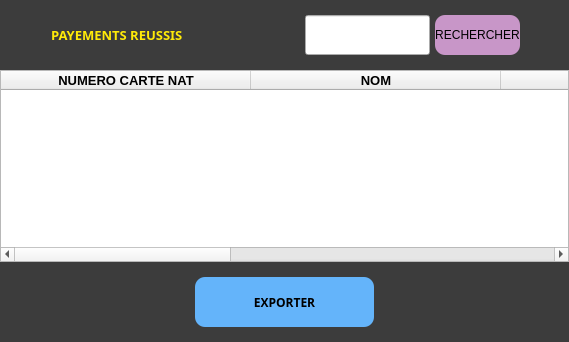
               <widget class="QWidget" name="payements_reussis_page">
                <property name="styleSheet">
                 <string notr="true">.QWidget{
background: rgb(60, 60, 60);
}</string>
                </property>
                <layout class="QVBoxLayout" name="verticalLayout_33">
                 <property name="spacing">
                  <number>0</number>
                 </property>
                 <property name="leftMargin">
                  <number>0</number>
                 </property>
                 <property name="topMargin">
                  <number>0</number>
                 </property>
                 <property name="rightMargin">
                  <number>0</number>
                 </property>
                 <property name="bottomMargin">
                  <number>0</number>
                 </property>
                 <item>
                  <widget class="QWidget" name="payements_reussis_frame_header" native="true">
                   <property name="minimumSize">
                    <size>
                     <width>0</width>
                     <height>70</height>
                    </size>
                   </property>
                   <property name="maximumSize">
                    <size>
                     <width>16777215</width>
                     <height>70</height>
                    </size>
                   </property>
                   <property name="styleSheet">
                    <string notr="true">.QWidget{
background: rgb(60, 60, 60);
}</string>
                   </property>
                   <layout class="QHBoxLayout" name="horizontalLayout_15">
                    <item>
                     <widget class="QWidget" name="widget" native="true">
                      <property name="minimumSize">
                       <size>
                        <width>250</width>
                        <height>40</height>
                       </size>
                      </property>
                      <property name="maximumSize">
                       <size>
                        <width>250</width>
                        <height>40</height>
                       </size>
                      </property>
                      <property name="styleSheet">
                       <string notr="true">QWidget{
color:rgb(255, 234, 8);
}</string>
                      </property>
                      <layout class="QHBoxLayout" name="horizontalLayout_18">
                       <property name="spacing">
                        <number>2</number>
                       </property>
                       <property name="leftMargin">
                        <number>0</number>
                       </property>
                       <property name="topMargin">
                        <number>0</number>
                       </property>
                       <property name="rightMargin">
                        <number>0</number>
                       </property>
                       <property name="bottomMargin">
                        <number>0</number>
                       </property>
                       <item>
                        <widget class="QLabel" name="total_results_text_payements_reussis">
                         <property name="sizePolicy">
                          <sizepolicy hsizetype="Preferred" vsizetype="Preferred">
                           <horstretch>2</horstretch>
                           <verstretch>2</verstretch>
                          </sizepolicy>
                         </property>
                         <property name="minimumSize">
                          <size>
                           <width>40</width>
                           <height>40</height>
                          </size>
                         </property>
                         <property name="maximumSize">
                          <size>
                           <width>40</width>
                           <height>40</height>
                          </size>
                         </property>
                         <property name="sizeIncrement">
                          <size>
                           <width>2</width>
                           <height>2</height>
                          </size>
                         </property>
                         <property name="baseSize">
                          <size>
                           <width>2</width>
                           <height>2</height>
                          </size>
                         </property>
                         <property name="font">
                          <font>
                           
                          </font>
                         </property>
                         <property name="styleSheet">
                          <string notr="true">.QLabel{
color:yellow;
font-size:15px;
}</string>
                         </property>
                         <property name="text">
                          <string/>
                         </property>
                         <property name="pixmap">
                          <pixmap>../assets/business.png</pixmap>
                         </property>
                         <property name="scaledContents">
                          <bool>true</bool>
                         </property>
                         <property name="alignment">
                          <set>Qt::AlignCenter</set>
                         </property>
                         <property name="indent">
                          <number>1</number>
                         </property>
                        </widget>
                       </item>
                       <item>
                        <widget class="QLabel" name="label">
                         <property name="minimumSize">
                          <size>
                           <width>0</width>
                           <height>40</height>
                          </size>
                         </property>
                         <property name="maximumSize">
                          <size>
                           <width>16777215</width>
                           <height>40</height>
                          </size>
                         </property>
                         <property name="font">
                          <font>
                           <family>Lucida Sans</family>
                           <pointsize>10</pointsize>
                           <weight>75</weight>
                           <italic>false</italic>
                           <bold>true</bold>
                          </font>
                         </property>
                         <property name="text">
                          <string>PAYEMENTS REUSSIS</string>
                         </property>
                        </widget>
                       </item>
                      </layout>
                     </widget>
                    </item>
                    <item>
                     <spacer name="horizontalSpacer_11">
                      <property name="orientation">
                       <enum>Qt::Horizontal</enum>
                      </property>
                      <property name="sizeHint" stdset="0">
                       <size>
                        <width>40</width>
                        <height>20</height>
                       </size>
                      </property>
                     </spacer>
                    </item>
                    <item>
                     <widget class="QWidget" name="widget_20" native="true">
                      <layout class="QHBoxLayout" name="horizontalLayout_16">
                       <property name="spacing">
                        <number>5</number>
                       </property>
                       <property name="leftMargin">
                        <number>0</number>
                       </property>
                       <property name="topMargin">
                        <number>0</number>
                       </property>
                       <property name="rightMargin">
                        <number>0</number>
                       </property>
                       <property name="bottomMargin">
                        <number>0</number>
                       </property>
                       <item>
                        <widget class="QLineEdit" name="payements_reussis_search_field">
                         <property name="minimumSize">
                          <size>
                           <width>40</width>
                           <height>40</height>
                          </size>
                         </property>
                         <property name="maximumSize">
                          <size>
                           <width>300</width>
                           <height>16777215</height>
                          </size>
                         </property>
                         <property name="font">
                          <font>
                           <pointsize>10</pointsize>
                          </font>
                         </property>
                         <property name="styleSheet">
                          <string notr="true"/>
                         </property>
                        </widget>
                       </item>
                       <item>
                        <widget class="QPushButton" name="payements_reussis_search_btn">
                         <property name="minimumSize">
                          <size>
                           <width>0</width>
                           <height>40</height>
                          </size>
                         </property>
                         <property name="font">
                          <font>
                           <pointsize>9</pointsize>
                          </font>
                         </property>
                         <property name="styleSheet">
                          <string notr="true">.QPushButton{
background: rgb(200, 150, 200);
border-radius: 10px;
}

.QPushButton:hover{
background: rgb(220, 120, 220);
}

.QPushButton:clicked{
background: rgb(250, 100, 250);
}</string>
                         </property>
                         <property name="text">
                          <string>RECHERCHER</string>
                         </property>
                        </widget>
                       </item>
                      </layout>
                     </widget>
                    </item>
                    <item>
                     <spacer name="horizontalSpacer_12">
                      <property name="orientation">
                       <enum>Qt::Horizontal</enum>
                      </property>
                      <property name="sizeHint" stdset="0">
                       <size>
                        <width>40</width>
                        <height>20</height>
                       </size>
                      </property>
                     </spacer>
                    </item>
                   </layout>
                  </widget>
                 </item>
                 <item>
                  <widget class="QWidget" name="payements_reussis_frame_content" native="true">
                   <property name="minimumSize">
                    <size>
                     <width>0</width>
                     <height>0</height>
                    </size>
                   </property>
                   <property name="styleSheet">
                    <string notr="true">.QWidget{
background: rgb(60, 60, 60);
}</string>
                   </property>
                   <layout class="QVBoxLayout" name="verticalLayout_28">
                    <property name="spacing">
                     <number>0</number>
                    </property>
                    <property name="leftMargin">
                     <number>0</number>
                    </property>
                    <property name="topMargin">
                     <number>0</number>
                    </property>
                    <property name="rightMargin">
                     <number>0</number>
                    </property>
                    <property name="bottomMargin">
                     <number>0</number>
                    </property>
                    <item>
                     <widget class="QTableWidget" name="payements_reussis_table">
                      <property name="font">
                       <font>
                        <pointsize>11</pointsize>
                        <weight>75</weight>
                        <bold>true</bold>
                       </font>
                      </property>
                      <property name="styleSheet">
                       <string notr="true"/>
                      </property>
                      <property name="selectionMode">
                       <enum>QAbstractItemView::SingleSelection</enum>
                      </property>
                      <property name="selectionBehavior">
                       <enum>QAbstractItemView::SelectRows</enum>
                      </property>
                      <attribute name="horizontalHeaderMinimumSectionSize">
                       <number>250</number>
                      </attribute>
                      <attribute name="horizontalHeaderDefaultSectionSize">
                       <number>250</number>
                      </attribute>
                      <attribute name="verticalHeaderMinimumSectionSize">
                       <number>80</number>
                      </attribute>
                      <attribute name="verticalHeaderDefaultSectionSize">
                       <number>80</number>
                      </attribute>
                      <column>
                       <property name="text">
                        <string>NUMERO CARTE NAT</string>
                       </property>
                       <property name="font">
                        <font>
                         <family>MS Shell Dlg 2</family>
                         <pointsize>10</pointsize>
                         <weight>75</weight>
                         <bold>true</bold>
                        </font>
                       </property>
                      </column>
                      <column>
                       <property name="text">
                        <string>NOM</string>
                       </property>
                       <property name="font">
                        <font>
                         <family>MS Shell Dlg 2</family>
                         <pointsize>10</pointsize>
                         <weight>75</weight>
                         <bold>true</bold>
                        </font>
                       </property>
                      </column>
                      <column>
                       <property name="text">
                        <string>PRENOM</string>
                       </property>
                       <property name="font">
                        <font>
                         <family>MS Shell Dlg 2</family>
                         <pointsize>10</pointsize>
                         <weight>75</weight>
                         <bold>true</bold>
                        </font>
                       </property>
                      </column>
                      <column>
                       <property name="text">
                        <string>DATE DU PAYEMENT</string>
                       </property>
                       <property name="font">
                        <font>
                         <family>MS Shell Dlg 2</family>
                         <pointsize>10</pointsize>
                         <weight>75</weight>
                         <bold>true</bold>
                        </font>
                       </property>
                      </column>
                      <column>
                       <property name="text">
                        <string>PAYEMENT (DA)</string>
                       </property>
                       <property name="font">
                        <font>
                         <family>MS Shell Dlg 2</family>
                         <pointsize>10</pointsize>
                         <weight>75</weight>
                         <bold>true</bold>
                        </font>
                       </property>
                      </column>
                     </widget>
                    </item>
                   </layout>
                  </widget>
                 </item>
                 <item>
                  <widget class="QWidget" name="payements_reussis_frame_actions" native="true">
                   <property name="minimumSize">
                    <size>
                     <width>0</width>
                     <height>80</height>
                    </size>
                   </property>
                   <property name="maximumSize">
                    <size>
                     <width>16777215</width>
                     <height>80</height>
                    </size>
                   </property>
                   <property name="sizeIncrement">
                    <size>
                     <width>0</width>
                     <height>100</height>
                    </size>
                   </property>
                   <property name="styleSheet">
                    <string notr="true">.QWidget{
background: rgb(60, 60, 60);
}</string>
                   </property>
                   <layout class="QVBoxLayout" name="verticalLayout_29">
                    <property name="spacing">
                     <number>0</number>
                    </property>
                    <property name="leftMargin">
                     <number>0</number>
                    </property>
                    <property name="topMargin">
                     <number>0</number>
                    </property>
                    <property name="rightMargin">
                     <number>0</number>
                    </property>
                    <property name="bottomMargin">
                     <number>0</number>
                    </property>
                    <item>
                     <widget class="QWidget" name="actions_list_5" native="true">
                      <property name="minimumSize">
                       <size>
                        <width>0</width>
                        <height>80</height>
                       </size>
                      </property>
                      <property name="maximumSize">
                       <size>
                        <width>16777215</width>
                        <height>80</height>
                       </size>
                      </property>
                      <layout class="QHBoxLayout" name="horizontalLayout_17">
                       <item>
                        <widget class="QWidget" name="widget_21" native="true">
                         <property name="minimumSize">
                          <size>
                           <width>100</width>
                           <height>0</height>
                          </size>
                         </property>
                         <property name="maximumSize">
                          <size>
                           <width>400</width>
                           <height>16777215</height>
                          </size>
                         </property>
                         <layout class="QVBoxLayout" name="verticalLayout_30">
                          <property name="spacing">
                           <number>0</number>
                          </property>
                          <property name="leftMargin">
                           <number>0</number>
                          </property>
                          <property name="topMargin">
                           <number>0</number>
                          </property>
                          <property name="rightMargin">
                           <number>0</number>
                          </property>
                          <property name="bottomMargin">
                           <number>0</number>
                          </property>
                         </layout>
                        </widget>
                       </item>
                       <item>
                        <widget class="QWidget" name="widget_22" native="true">
                         <property name="minimumSize">
                          <size>
                           <width>100</width>
                           <height>0</height>
                          </size>
                         </property>
                         <property name="maximumSize">
                          <size>
                           <width>400</width>
                           <height>16777215</height>
                          </size>
                         </property>
                         <layout class="QVBoxLayout" name="verticalLayout_31">
                          <property name="spacing">
                           <number>0</number>
                          </property>
                          <property name="leftMargin">
                           <number>0</number>
                          </property>
                          <property name="topMargin">
                           <number>0</number>
                          </property>
                          <property name="rightMargin">
                           <number>0</number>
                          </property>
                          <property name="bottomMargin">
                           <number>0</number>
                          </property>
                          <item>
                           <widget class="QPushButton" name="export_payements_reussis_btn">
                            <property name="minimumSize">
                             <size>
                              <width>100</width>
                              <height>50</height>
                             </size>
                            </property>
                            <property name="font">
                             <font>
                              <family>Segoe UI Black</family>
                              <weight>75</weight>
                              <bold>true</bold>
                             </font>
                            </property>
                            <property name="styleSheet">
                             <string notr="true">.QPushButton{
background: rgb(100, 180, 250);
border-radius: 10px;
}

.QPushButton::hover{
background:  rgb(90, 200, 250);
}

.QPushButton::pressed{
background: rgb(50, 220, 250);
}</string>
                            </property>
                            <property name="text">
                             <string>EXPORTER</string>
                            </property>
                           </widget>
                          </item>
                         </layout>
                        </widget>
                       </item>
                       <item>
                        <widget class="QWidget" name="widget_23" native="true">
                         <property name="minimumSize">
                          <size>
                           <width>100</width>
                           <height>0</height>
                          </size>
                         </property>
                         <property name="maximumSize">
                          <size>
                           <width>400</width>
                           <height>16777215</height>
                          </size>
                         </property>
                         <layout class="QVBoxLayout" name="verticalLayout_32">
                          <property name="spacing">
                           <number>0</number>
                          </property>
                          <property name="leftMargin">
                           <number>0</number>
                          </property>
                          <property name="topMargin">
                           <number>0</number>
                          </property>
                          <property name="rightMargin">
                           <number>0</number>
                          </property>
                          <property name="bottomMargin">
                           <number>0</number>
                          </property>
                         </layout>
                        </widget>
                       </item>
                      </layout>
                     </widget>
                    </item>
                   </layout>
                  </widget>
                 </item>
                </layout>
               </widget>
